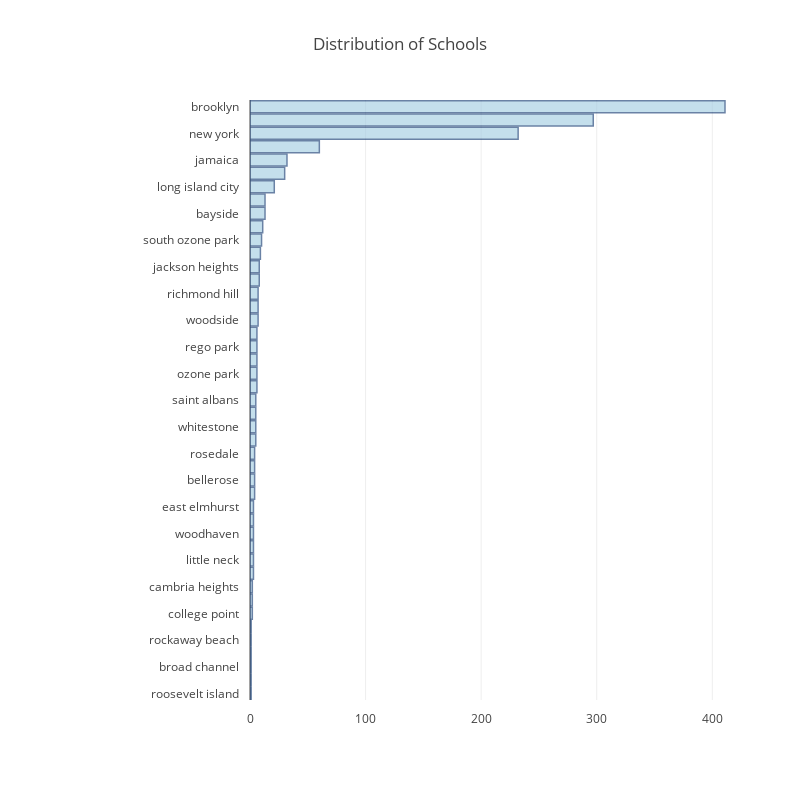
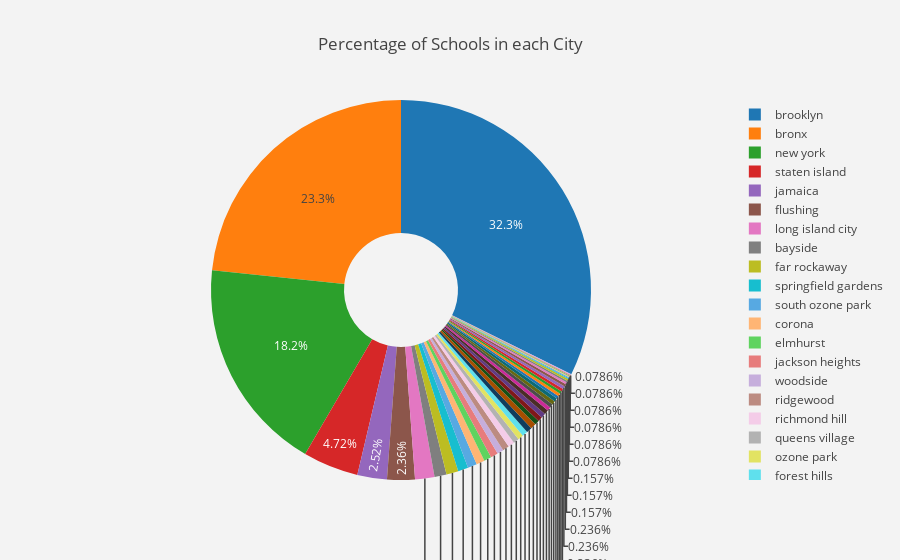

Notebook code cell kept with these figures, in order:
### Markdown cell above
<h2>School City</h2>
Lets have a look at the distribution of schools in the cities given in the database.

### Code cell
from collections import Counter
city_names = []
city_count = []
city_dict = dict(Counter(df_school.City))
city_dict = sorted(city_dict.items(), key=operator.itemgetter(1))
for tup in city_dict:
    city_names.append(tup[0].lower())
    city_count.append(tup[1])

dataa = [go.Bar(
            y= city_names,
            x = city_count,
            width = 0.9,
            opacity=0.6, 
            orientation = 'h',
            marker=dict(
                color='rgb(158,202,225)',
                line=dict(
                    color='rgb(8,48,107)',
                    width=1.5,
                )
            )
        )]
layout = go.Layout(
    title='Distribution of Schools ',
    autosize = False,
    width=800,
    height=800,
    margin=go.Margin(
        l=250,
        r=50,
        b=100,
        t=100,
        pad=10
    ),
)

fig = go.Figure(data=dataa, layout = layout)
py.iplot(fig, filename='School-City-Bar')

fig2 = {
  "data": [
    {
      "values": city_count,
      "labels": city_names,
      "hoverinfo":"label+percent",
      "hole": .3,
      "type": "pie"
    }],
  "layout": {
        "title":"Percentage of Schools in each City",
        "paper_bgcolor":'rgb(243, 243, 243)',"plot_bgcolor":'rgb(243, 243, 243)'
        
    }
}
py.iplot(fig2, filename='School-City-Pie')

### Figure 1 — Plotly figure (JSON) as saved in the notebook; plotly's stock layout.template omitted (floating-point values rounded to 4 significant figures)
{"data": [{"type": "bar", "y": ["roosevelt island", "douglaston", "broad channel", "south richmond hill", "rockaway beach", "kew gardens", "college point", "arverne", "cambria heights", "maspeth", "little neck", "floral park", "woodhaven", "howard beach", "east elmhurst", "middle village", "bellerose", "hollis", "rosedale", "glendale", "whitestone", "rockaway park", "saint albans", "queens village", "ozone park", "forest hills", "rego park", "astoria", "woodside", "ridgewood", "richmond hill", "elmhurst", "jackson heights", "corona", "south ozone park", "springfield gardens", "bayside", "far rockaway", "long island city", "flushing", "jamaica", "staten island", "new york", "bronx", "brooklyn"], "x": [1, 1, 1, 1, 1, 1, 2, 2, 2, 3, 3, 3, 3, 3, 3, 4, 4, 4, 4, 5, 5, 5, 5, 6, 6, 6, 6, 6, 7, 7, 7, 8, 8, 9, 10, 11, 13, 13, 21, 30, 32, 60, 232, 297, 411], "width": 0.9, "opacity": 0.6, "orientation": "h", "marker": {"color": "rgb(158,202,225)", "line": {"color": "rgb(8,48,107)", "width": 1.5}}}], "layout": {"title": "Distribution of Schools ", "autosize": false, "width": 800, "height": 800, "margin": {"l": 250, "r": 50, "b": 100, "t": 100, "pad": 10}}}

### Figure 2 — Plotly figure (JSON) as saved in the notebook; plotly's stock layout.template omitted (floating-point values rounded to 4 significant figures)
{"data": [{"values": [1, 1, 1, 1, 1, 1, 2, 2, 2, 3, 3, 3, 3, 3, 3, 4, 4, 4, 4, 5, 5, 5, 5, 6, 6, 6, 6, 6, 7, 7, 7, 8, 8, 9, 10, 11, 13, 13, 21, 30, 32, 60, 232, 297, 411], "labels": ["roosevelt island", "douglaston", "broad channel", "south richmond hill", "rockaway beach", "kew gardens", "college point", "arverne", "cambria heights", "maspeth", "little neck", "floral park", "woodhaven", "howard beach", "east elmhurst", "middle village", "bellerose", "hollis", "rosedale", "glendale", "whitestone", "rockaway park", "saint albans", "queens village", "ozone park", "forest hills", "rego park", "astoria", "woodside", "ridgewood", "richmond hill", "elmhurst", "jackson heights", "corona", "south ozone park", "springfield gardens", "bayside", "far rockaway", "long island city", "flushing", "jamaica", "staten island", "new york", "bronx", "brooklyn"], "hoverinfo": "label+percent", "hole": 0.3, "type": "pie"}], "layout": {"title": "Percentage of Schools in each City", "paper_bgcolor": "rgb(243, 243, 243)", "plot_bgcolor": "rgb(243, 243, 243)"}}
